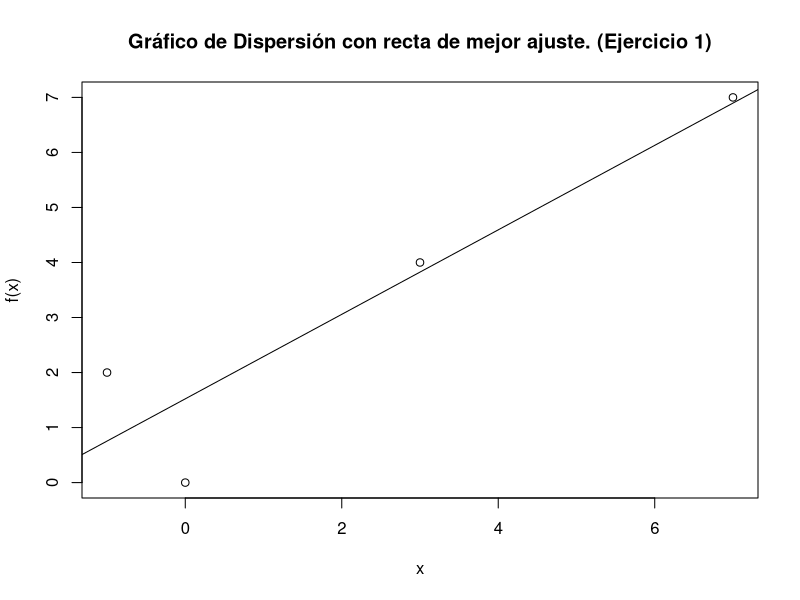
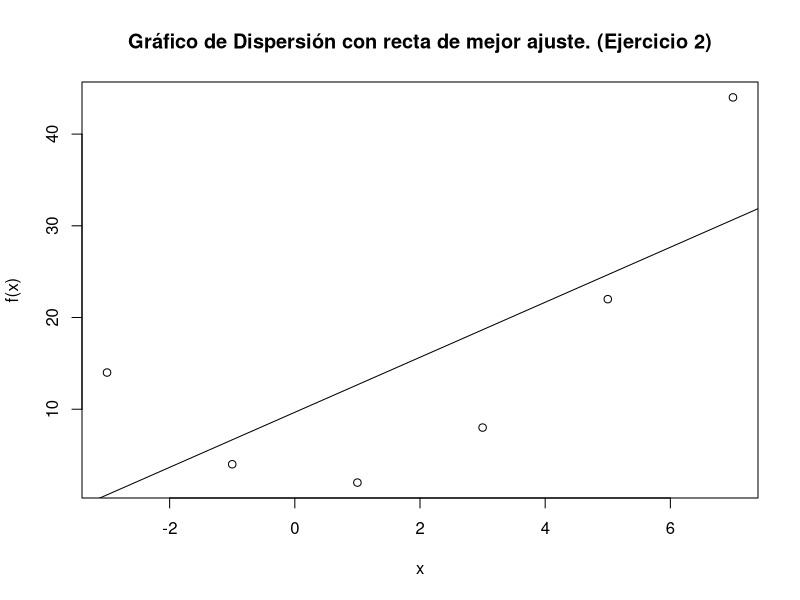
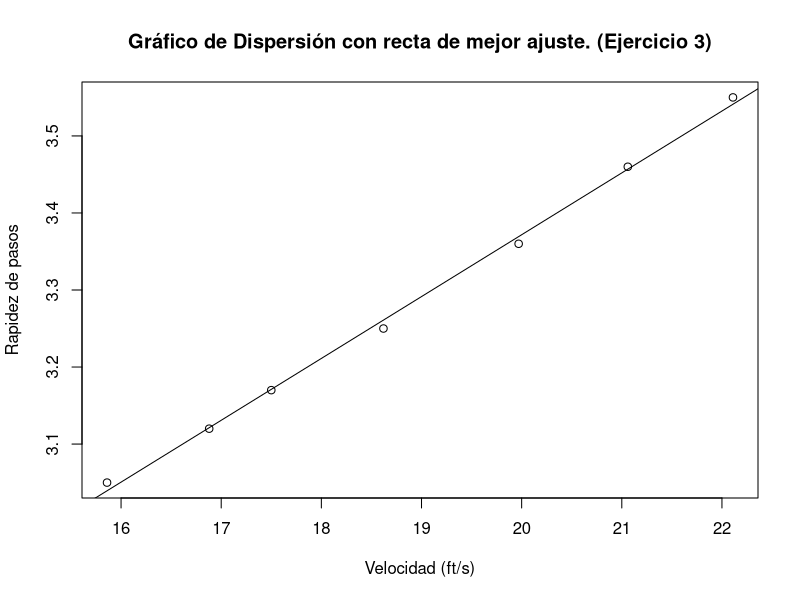

Recreate these plots in R, in order.

ejercicio1 <- read.csv('../Data/ejercicio1.csv')
ejercicio2 <- read.csv('../Data/ejercicio2.csv')
ejercicio3 <- read.csv('../Data/ejercicio3.csv')

best_ecuation <- function(data){
  X <- sum(data$X)
  Y <- sum(data$Y)
  XY <- sum(data$X * data$Y)
  X2 <- sum(data$X * data$X)
  Y2 <- sum(data$Y * data$Y)
  
  SSxy <- XY - (X*Y/length(data$X))
  
  SSx <- X2 - (X*X)/length(data$Y)
  
  b1 <- SSxy/SSx
  
  b0 <- (Y - (b1 * X))/length(data$X)
  
  result <- function(x) {
    return(b0 + b1*x)
  }
  
  return(result)
}

#fit <- lm(Y ~ X, data=data)

#print(summary(fit))

#MC(ejercicio1)

## Section Ejercicio 1

jpeg("../Images/ejercicio1.jpeg")

plot(ejercicio1$X,ejercicio1$Y,
     xlab="x",
     ylab="f(x)",main = 'Gráfico de Dispersión con recta de mejor ajuste. (Ejercicio 1)')

fit1 <- lm(Y ~ X, data=ejercicio1)

abline(fit1)


dev.off()

ecuation1 <-best_ecuation(ejercicio1)

print(paste("El valor estimado de la función para x = 1 es: ",ecuation1(1)))

## Section Ejercicio 2

jpeg("../Images/ejercicio2.jpeg")

plot(ejercicio2$X,ejercicio2$Y,
     xlab="x",
     ylab="f(x)",main = 'Gráfico de Dispersión con recta de mejor ajuste. (Ejercicio 2)')

fit2 <- lm(Y ~ X, data=ejercicio2)

abline(fit2)

dev.off()

ecuation2 <-best_ecuation(ejercicio2)

print(paste("El valor estimado de la función para x = 0 es: ",ecuation2(0)))
print(paste("El valor estimado de la función para x = 2 es: ",ecuation2(2)))

## Section Ejercicio 3

jpeg("../Images/ejercicio3.jpeg")

plot(ejercicio3$X,ejercicio3$Y,
     xlab="Velocidad (ft/s)",
     ylab="Rapidez de pasos",main = 'Gráfico de Dispersión con recta de mejor ajuste. (Ejercicio 3)')

fit3 <- lm(Y ~ X, data=ejercicio3)

abline(fit3)

dev.off()

ecuation3 <-best_ecuation(ejercicio3)

summary(fit3)

print(paste("El valor estimado de la función para una velocidad de 19 pasos por segundo es: ",ecuation3(19)))
